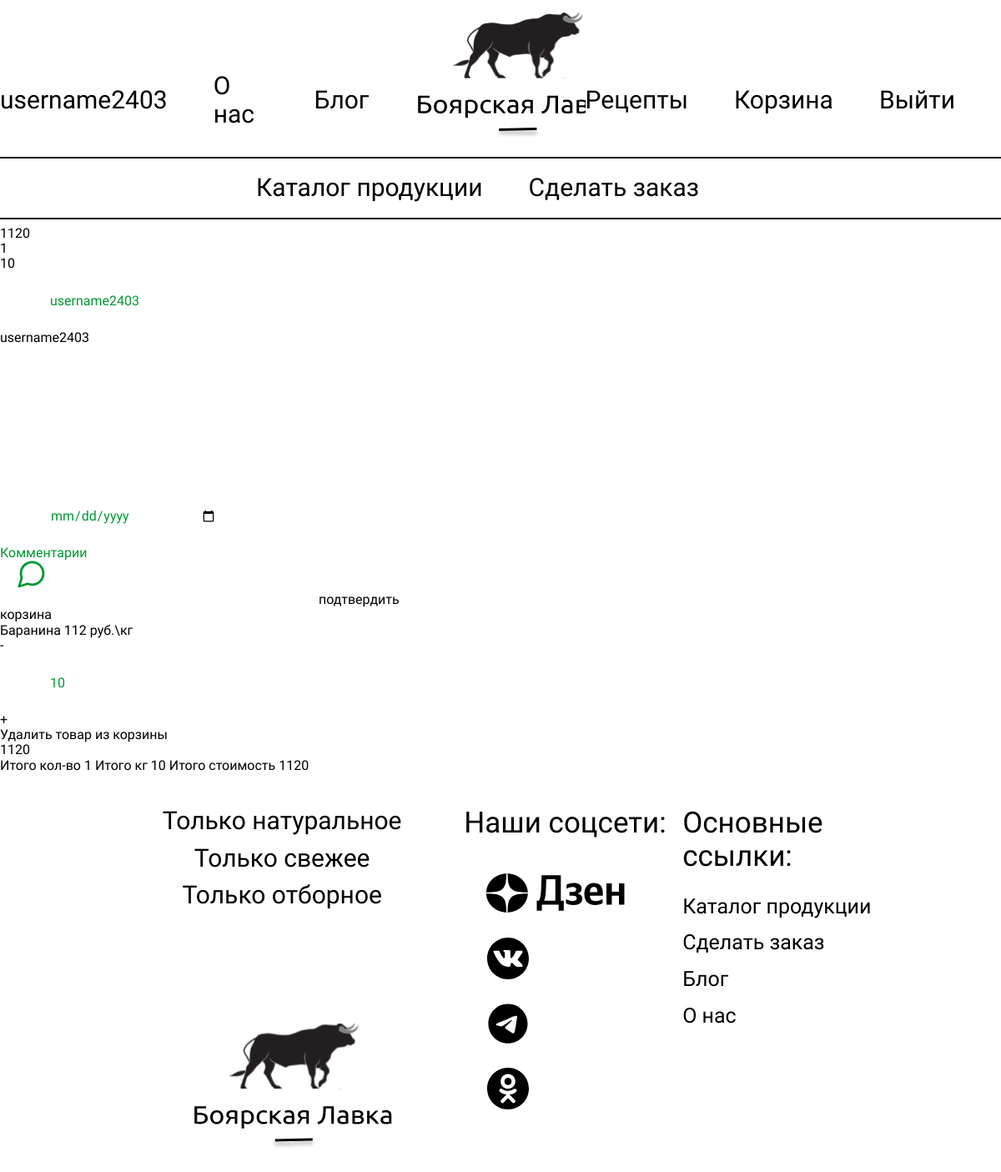
/order_create (signed in), run on the app's committed database.
### butcher_shop_app/models.py (models this page shows)
class UserAdditionalInfo(models.Model):
    user = models.OneToOneField(User, on_delete=models.CASCADE, primary_key=True)
    phone_number = models.CharField(max_length=12, default="")
    address = models.CharField(max_length=250, default="")

class GoodsInShoppingCart(models.Model):
    user = models.ForeignKey(User, on_delete=models.CASCADE)
    product = models.ForeignKey(Product, on_delete=models.CASCADE)
    count = models.PositiveIntegerField(default=0, null=True)
    def cost(self):
        return self.product.cost
    def total_cost(self):
        if self.count:
            return self.product.cost * self.count
        return None

class Product(models.Model):
    name = models.CharField(max_length=200)
    cost = models.PositiveIntegerField()
    category_name = models.ManyToManyField(ProductCategories, default="Вне категорий")
    preview = RichTextField(default="Без описания", max_length=500)
    description = RichTextField(default="Без описания")
    image = models.ImageField(upload_to='img', default="img/1.png")
    def __str__(self):
        return self.name

### butcher_shop_app/views.py (the view, shortened to what this page needs)
# urls.py: path("order_create", order_create_view, name="order_create"),
def order_create_view(request):
    context = {}
    context.update(get_cart_sum_count_kgs(request))
    form = init_order_form(request)
    if context["product_count"]:
        context["form"] = form
    else:
        context["add_product_in_cart"] = "Для заказа, добавьте товары в корзину, пожалуйста"
    context.update(cart_logic(request))
    return render(request, "butcher_shop_app/order_create.html", context)

### butcher_shop_app/forms.py
class OrderForm(forms.ModelForm):
    phone_number = forms.CharField(widget=forms.TextInput(
        attrs={'class': 'username__input', 'placeholder': 'Введите телефон для связи'}))
    address = forms.CharField(required=False, max_length=250, widget=forms.Textarea(
        attrs={"class": "contact__input", "placeholder": "Адресс доставки"}))
    delivery_date = forms.DateTimeField(label="Дата доставки", widget=MyDateInput(
        attrs={"class": "date_input", }))
    comment = forms.CharField(max_length=250, widget=forms.Textarea(
        attrs={"class": "comment_input", "placeholder": "Комментарии"}))
    class Meta:
        model = Order
        fields = ("phone_number", "address", "delivery_date", "comment")

### butcher_shop_app/views.py (called while the page is built, shortened)
def cart_logic(request):
    context = {}
    if request.user.is_authenticated:
        user_cart = GoodsInShoppingCart.objects.filter(user=request.user)
        context["cart"] = user_cart
        context["count_goods_in_cart"] = len(user_cart)
    else:
        shopping_cart_eq = request.session.get('shopping_cart', [])
        count_goods_in_cart = len(shopping_cart_eq)
        context["cart"] = shopping_cart_eq
        context["count_goods_in_cart"] = count_goods_in_cart
    context.update(get_cart_sum_count_kgs(request))
    return context

def get_cart_sum_count_kgs(request):
    cart_info = {}
    products_count_kg = 0
    total_cost = 0
    count = 0
    if request.user.is_authenticated:
        cart = GoodsInShoppingCart.objects.filter(user=request.user)
        for product in cart:
            count += 1
            products_count_kg += product.count
            total_cost += products_count_kg * product.product.cost
    cart_info["products_count_kg"] = products_count_kg
    cart_info["total_cost"] = total_cost
    cart_info["product_count"] = count
    return cart_info

def init_order_form(request):
    initial_dict = {}
    if request.user.is_authenticated:
        user = UserAdditionalInfo.objects.get(user=request.user)
        user_base = User.objects.get(username=request.user)
        phone_number = user.phone_number
        address = user.address
        name = user_base.first_name
        if phone_number:
            initial_dict["phone_number"] = phone_number
        if address:
            initial_dict["address"] = address
        if name:
            initial_dict["name"] = name
    form = OrderForm(initial_dict)
    return form

### butcher_shop_app/Templates/butcher_shop_app/order_create.html (shortened to what this page needs)
{% extends 'butcher_shop_app/base.html' %}
{% block content %}
{{total_cost}}<br>
{{product_count}}<br>
{{products_count_kg}}<br>
{% if add_product_in_cart%}
{{add_product_in_cart}} <a href="http://127.0.0.1:8000/product_list">К каталогу</a>
{% else %}
<form method="post">
    {{form.phone_number}}
    {{form.address}}
    {{form.delivery_date}}
    {{form.comment}}
    <button type="submit">подтвердить</button>
</form>
корзина
{% include "butcher_shop_app/cart_base.html" %}
{% endif %}
{% endblock %}

### butcher_shop_app/Templates/butcher_shop_app/base.html (shortened to what this page needs)
<!DOCTYPE html>
<html>
<head>
    {% load static %}
    <link href="{% static 'butcher_shop_app/css/style.css' %}" rel="stylesheet" type="text/css"/>
    <link href="{% static 'butcher_shop_app/css/normalize.min.css' %}" rel="stylesheet" type="text/css"/>
</head>
<header>
    <nav class="header__nav">
        {% if request.user.is_authenticated == False %}
        <a href="{% url 'registrations' %}">Регистрация</a>
        {% else %}
        <a href="{% url 'lk' %}">{{request.user}}</a>
        {% endif %}
        <a href="#">О нас</a>
        <a href="{% url 'blog_list' %}">Блог</a>
        <a class="logo" href="{% url 'index' %}"></a>
        <a href="{% url 'receipts' %}">Рецепты</a>
        <a href="{% url 'shopping_cart' %}">Корзина</a>
        {% if request.user.is_authenticated == False %}
        <a href="{% url 'login'%}">Войти</a>
        {% else %}
        <a href="{% url 'logout'%}">Выйти</a>
        {% endif %}
    </nav>
    <hr class="header__line"/>
    <nav class="header__nav">
        <a class="second__nav__a" href="{% url 'product_list' %}">Каталог продукции</a>
        <a class="second__nav__a" href="{% url 'order_create' %}">Сделать заказ</a>
    </nav>
    <hr class="header__line"/>
</header>
<body>
{% block content %}
{%endblock%}
</body>
<footer>
  <div class="logo_block">
    <div class="logo__links">
      <p>Только натуральное</p>
      <p>Только свежее</p>
      <p>Только отборное</p>
    </div>
    <div class="footer__logo"></div>
  </div>
  <div class="soc_block">
    <div class="soc__header">Наши соцсети:</div>
    <div class="dzen"></div>
    <div class="vk"></div>
    <div class="telega"></div>
    <div class="ok"></div>
  </div>
  <div class="link_block">
    <div class="link__header">Основные ссылки:</div>
    <a class="link_block__link" href="{% url 'product_list' %}">Каталог продукции</a>
    <a class="link_block__link" href="{% url 'order_create' %}">Сделать заказ</a>
    <a class="link_block__link" href="{% url 'blog_list' %}">Блог</a>
    <a class="link_block__link">О нас</a>
  </div>
</footer>
</html>

### butcher_shop_app/Templates/butcher_shop_app/cart_base.html (shortened to what this page needs)
{% for product in cart %}
<br>
<div>
    {{product.product}}
    {{product.cost}} руб.\кг
    <form method="post">
        <button type="submit">-</button>
    </form>
    <form method="post">
        <input name="goods_count" type="number" min="1" value="{{product.count}}">
    </form>
    <form method="post">
        <button type="submit">+</button>
    </form>
    <form method="post">
        <button type="submit">Удалить товар из корзины</button>
    </form>
    {{product.total_cost}}
</div>
{% endfor %}
<div>
   Итого кол-во {{product_count}}
    Итого кг {{products_count_kg}}
    Итого стоимость {{total_cost}}
</div>

### butcher_shop_app/static/butcher_shop_app/css/style.css (style rules this page uses)
html { height: 100%; width: 100%; max-width: 1500px; margin-right: auto; margin-left: auto; font-family: Ubuntu; font-weight: 400; }
a { text-decoration: none; color: inherit; }
input { all: unset; color: #009833; padding-left: 60px; width: 200px; display: block; background: white; height: 70px; border-radius: 5px; }
textarea { all: unset; }
::placeholder { color: #009833; }
button { background: none; color: inherit; border: none; padding: 0; font: inherit; cursor: pointer; outline: inherit; }
header { margin-right: auto; margin-left: auto; width: 100%; }
.header__nav { display: flex; justify-content:center; align-items: center; }
.header__nav a { padding-right: 55px; padding-top: 60px; font-size: 30px; }
.header__nav .logo { margin-right: auto; margin-left: auto; padding-right: 0px; width:240px; height: 120px; background: url("../img/logo.svg") no-repeat 1px; }
.header__line { border: 1px solid #000000; }
.header__nav .second__nav__a { padding-top: 0; margin-top: 10px; margin-bottom: 10px; }
.comment_input { height: 70px; display: inline-block; background: url("../img/comment_icon.svg") no-repeat 15px; background-size: 45px; overflow: auto; }
footer { height: 500px; width:80%; margin: 0 auto; display: flex; }
.logo_block { display: inline-block; position: relative; height: 100%; width: 50%; margin-bottom: 50px; }
.logo__links { margin-top: 30px; }
.logo_block p { padding-top: 10px; display: block; font-size: 30px; text-align: center; margin: 0; }
.soc_block { display: inline-block; position: relative; height: 100%; width: 30%; margin-bottom: 50px; }
.link_block { position: relative; display: inline-block; width: 30%; height: 100%; margin-bottom: 50px; }
.footer__logo { position: absolute; bottom: 50px; left: 25%; width:300px; height: 150px; background: url("../img/logo.svg") no-repeat 1px; }
.dzen { height: 107px; width: 220px; background: url("../img/dzen.svg") no-repeat 0px ; }
.vk { padding-left: 5px; width: 50px; height: 50px; margin-left: 28px; margin-bottom: 28px; background: url("../img/vk.svg")no-repeat; }
.telega { width: 50px; height: 50px; margin-left: 28px; margin-bottom: 28px; background: url("../img/telega.svg")no-repeat; }
.ok { width: 50px; height: 50px; margin-left: 28px; background: url("../img/ok.svg") no-repeat; }
.soc__header, .link__header { padding-top: 40px; font-size: 35px; padding-bottom: 10px; }
.link_block__link { margin-top: 15px; display: block; font-size: 25px; }

### data on the page
UserAdditionalInfo: phone_number "username2403", address "username2403"
GoodsInShoppingCart: product "Баранина", cost "112", goods_count "10", total_cost "1120"

### other printed values
{{ request.user }} "username2403"
{{ total_cost }} "1120"
{{ product_count }} "1"
{{ products_count_kg }} "10"
